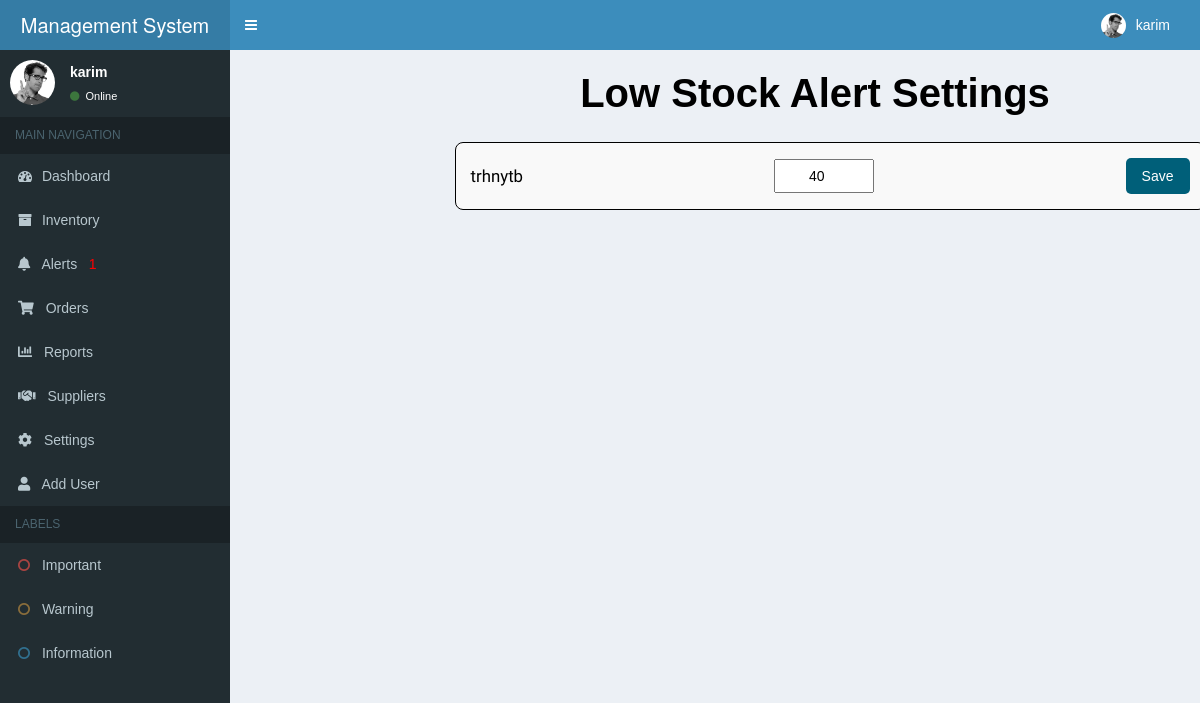
The app's page /settings/ (signed in) with its own data.
### managment/models.py (models this page shows, shortened)
class User(AbstractUser):
    groups = models.ManyToManyField(
        Group,
        related_name='ecommerce_user_set',  # Add a custom related_name here
        blank=True
    )
    user_permissions = models.ManyToManyField(
        Permission,
        related_name='ecommerce_user_permissions_set',  # Add a custom related_name here
        blank=True
    )
    ROLE_CHOICES = [
        ('Admin', 'Admin'),
        ('Supplier', 'Supplier'),
    ]
    role = models.CharField(max_length=20, choices=ROLE_CHOICES)
    phone_number = models.CharField(max_length=20)

class Inventory(models.Model):
    product = models.ForeignKey(Product, on_delete=models.CASCADE, related_name='inventory')
    location = models.CharField(max_length=255)
    stock_level = models.IntegerField()
    low_stock_alert = models.IntegerField(default=10)  # Default alert threshold

class Product(models.Model):
    name = models.CharField(max_length=255)
    sku = models.CharField(max_length=50, unique=True)
    description = models.TextField()
    price = models.DecimalField(max_digits=10, decimal_places=2)
    supplier = models.ForeignKey(Supplier, on_delete=models.CASCADE, related_name='products')

### managment/views.py (the view, shortened to what this page needs)
# urls.py: path('settings/', views.settings , name="settings"),
def settings(request):
    inventory = Inventory.objects.all()
    return render(request, "settings.html", {"inventory": inventory})

### managment/context_processor.py (called while the page is built)
def global_variables(request):
    num = 0
    inventory = Inventory.objects.all()
    for item in inventory:
        if item.stock_level <= item.low_stock_alert:
            num += 1
    return{"num" : num}

### managment/templates/settings.html (shortened to what this page needs)
{% extends 'base.html' %}
{% load static %}
{% block body %}
<!DOCTYPE html>
<html lang="en">
<head>
</head>
<div class="content-wrapper">
    <section class="content">
      <div class="row">
        <div class="container">
            <div class="title">
                Low Stock Alert Settings
            </div>
            <form method = "POST" style="padding-left: 150px">
                <div class="settings-container">
                    {% for item in inventory %}
                        <div class="product-setting">
                            <h2>{{item.product.name}}</h2>
                            <input type="number" name="lowstock_{{ item.id }}" value="{{ item.low_stock_alert }}" placeholder="Threshold" />
                            <button type="submit" class="save-button">Save</button>
                        </div>
                    {% endfor %}
                </div>
            </form>
        </div>
      </div>
    </section>
</div>
{% endblock body %}

### managment/templates/base.html (shortened to what this page needs)
{% load static %}
<!DOCTYPE html>
<html>
  <head>
    <link rel="stylesheet" href="https://cdnjs.cloudflare.com/ajax/libs/font-awesome/5.15.3/css/all.min.css">
    <link href="{% static 'css/bootstrap.min.css' %}" rel="stylesheet" type="text/css" />
    <link href="https://maxcdn.bootstrapcdn.com/font-awesome/4.3.0/css/font-awesome.min.css" rel="stylesheet" type="text/css" />
    <link href="http://code.ionicframework.com/ionicons/2.0.0/css/ionicons.min.css" rel="stylesheet" type="text/css" />
    <link href="{% static 'css/AdminLTE.min.css' %}" rel="stylesheet" type="text/css" />
    <link href="{% static 'css/skins/_all-skins.min.css' %}" rel="stylesheet" type="text/css" />
    <link href="{% static 'css/blue.css' %}" rel="stylesheet" type="text/css" />
    <link href="{% static 'css/morris.css' %}" rel="stylesheet" type="text/css" />
    <link href="{% static 'css/jquery-jvectormap-1.2.2.css' %}" rel="stylesheet" type="text/css" />
    <link href="{% static 'css/datepicker3.css' %}" rel="stylesheet" type="text/css" />
    <link href="{% static 'css/daterangepicker-bs3.css' %}" rel="stylesheet" type="text/css" />
    <link href="{% static 'css/bootstrap3-wysihtml5.min.css' %}" rel="stylesheet" type="text/css" />
  </head>
  <body class="skin-blue">
    <div class="wrapper">
      <header class="main-header">
        <a href="{% url 'dashboard' %}" class="logo">Management System</a>
        <nav class="navbar navbar-static-top" role="navigation">
          <a href="#" class="sidebar-toggle" data-toggle="offcanvas" role="button">
          </a>
          <div class="navbar-custom-menu">
            <ul class="nav navbar-nav">
              <li class="dropdown user user-menu">
                <a href="#" class="dropdown-toggle" data-toggle="dropdown">
                  <img src="{% static 'images/user2-160x160.jpg' %}" class="user-image" alt="User Image"/>
                  <span class="hidden-xs">{{ request.user.username }}</span>
                </a>
              </li>
            </ul>
          </div>
        </nav>
      </header>
      <aside class="main-sidebar">
        <section class="sidebar">
          <div class="user-panel">
            <div class="pull-left image">
              <img src="{% static 'images/user2-160x160.jpg' %}" class="img-circle" alt="User Image" />
            </div>
            <div class="pull-left info">
              <p>{{ request.user.username }}</p>
              <a href="#"><i class="fa fa-circle text-success"></i> Online</a>
            </div>
          </div>
          <ul class="sidebar-menu">
            <li class="header">MAIN NAVIGATION</li>
            {% if request.user.role == "Admin" %}
              <li><a href="{% url 'dashboard' %}"><i class="fa fa-dashboard"></i> Dashboard</a></li>
              <li><a href="{% url 'inventory' %}"><i class="fa fa-archive"></i> Inventory</a></li>
              <li><a href="{% url 'alerts' %}"><i class="fas fa-bell" style="margin-right: 8px;"></i> Alerts&nbsp;&nbsp;&nbsp;<span  style="color:red">{{num}}</span></a></li>
              <li><a href="{% url 'orders' %}"><i class="fas fa-shopping-cart" style="margin-right: 8px;"></i> Orders</a></li>
              <li><a href="{% url 'reports' %}"><i class="fas fa-chart-bar" style="margin-right: 8px;"></i> Reports</a></li>
              <li><a href="{% url 'suppliers' %}"><i class="fas fa-handshake" style="margin-right: 8px;"></i> Suppliers</a></li>
              <li><a href="{% url 'settings' %}"><i class="fas fa-cog" style="margin-right: 8px;"></i> Settings</a></li>
              <li><a href="{% url 'add-user' %}"><i class="fas fa-user" style="margin-right: 8px;"></i> Add User</a></li>
            {% else %}
              <li><a href="{% url 'orders' %}"><i class="fas fa-shopping-cart" style="margin-right: 8px;"></i> Orders</a></li>
              <li><a href="{% url 'reports' %}"><i class="fas fa-chart-bar" style="margin-right: 8px;"></i> Reports</a></li>
            {% endif %}
            <li class="header">LABELS</li>
            <li><a href="#"><i class="fa fa-circle-o text-danger"></i> Important</a></li>
            <li><a href="#"><i class="fa fa-circle-o text-warning"></i> Warning</a></li>
            <li><a href="#"><i class="fa fa-circle-o text-info"></i> Information</a></li>
          </ul>
        </section>
      </aside>
      {% block body %}
      {% endblock body %}
    </div>
  </body>
</html>

### managment/templates/settings.html (style rules this page uses)
body { font-family: Arial, sans-serif; margin: 0; padding: 0; background: linear-gradient(to bottom, #e0f7fa, #80deea); color: #000; }
.title { text-align: center; font-size: 40px; font-weight: bold; margin-bottom: 20px; }
.settings-container { width: 90%; margin: 20px auto; padding-right: 120px; text-align: center; }
.product-setting { background-color: #f9f9f9; border: 1px solid #000; border-radius: 8px; margin: 10px; padding: 15px; box-sizing: border-box; display: flex; justify-content: space-between; align-items: center; }
.product-setting h2 { font-size: 1.2em; margin: 0; }
.product-setting input { padding: 5px; width: 100px; text-align: center; }
.save-button { padding: 8px 16px; background-color: #005f79; color: white; border: none; border-radius: 5px; cursor: pointer; }

### records on screen
User: user.username "karim"
Inventory: product.name "trhnytb", low_stock_alert "40"

### other values on screen
{{ num }} "1"
